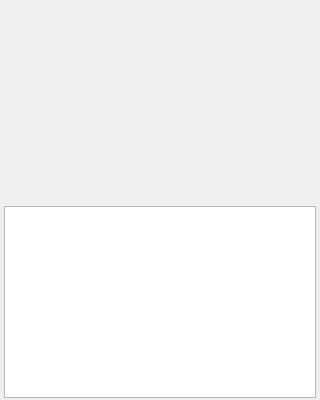
<?xml version="1.0" encoding="UTF-8"?>
<ui version="4.0">
 <class>LicensePanel</class>
 <widget class="QWidget" name="LicensePanel">
  <property name="geometry">
   <rect>
    <x>0</x>
    <y>0</y>
    <width>320</width>
    <height>400</height>
   </rect>
  </property>
  <layout class="QVBoxLayout" name="main_layout">
   <property name="spacing">
    <number>2</number>
   </property>
   <property name="leftMargin">
    <number>4</number>
   </property>
   <property name="topMargin">
    <number>2</number>
   </property>
   <property name="rightMargin">
    <number>4</number>
   </property>
   <property name="bottomMargin">
    <number>2</number>
   </property>
   <item>
    <widget class="QStackedWidget" name="title_stack">
     <widget class="ElidedLabel" name="title_label">
      <property name="font">
       <font>
        <bold>true</bold>
       </font>
      </property>
     </widget>
     <widget class="QLineEdit" name="title_edit">
      <property name="placeholderText">
       <string>License title</string>
      </property>
     </widget>
    </widget>
   </item>
   <item>
    <widget class="QLabel" name="info_label">
     <property name="textFormat">
      <enum>Qt::TextFormat::RichText</enum>
     </property>
     <property name="wordWrap">
      <bool>true</bool>
     </property>
    </widget>
   </item>
   <item>
    <widget class="QStackedWidget" name="text_stack">
     <widget class="ScrollingMarkdownView" name="text_view"/>
    </widget>
   </item>
  </layout>
  <action name="edit_action">
   <property name="checkable">
    <bool>true</bool>
   </property>
   <property name="text">
    <string>Edit</string>
   </property>
   <property name="toolTip">
    <string>Edit the license text as Markdown. It is saved with the record.</string>
   </property>
  </action>
 </widget>
 <customwidgets>
  <customwidget>
   <class>ElidedLabel</class>
   <extends>QLabel</extends>
   <header>borco_pyside.widgets.elided_label</header>
  </customwidget>
  <customwidget>
   <class>ScrollingMarkdownView</class>
   <extends>QTextBrowser</extends>
   <header>rehuco_agent.rehuco.scrolling_markdown_view</header>
  </customwidget>
 </customwidgets>
 <resources/>
 <connections/>
</ui>
